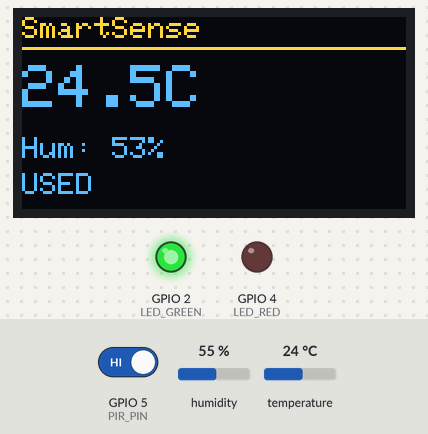
Bench run of a sketch on a simulated ESP32. Parts: 128×64 one-colour display, output pins drawn as LEDs (lit = HIGH). The test bench sets the inputs (shaded band); at power-on: temperature 24 °C, GPIO 5 (PIR_PIN) HIGH, humidity 55 %. The OLED is the two-colour kind (top 16 rows yellow); WiFi joins after 1.5 s; servers stay silent unless stated; the local clock reads 2024-03-15 10:24:30 at power-on unless the sketch sets it; no MQTT or app messages arrive unless stated; not simulated (calls return 0 or success): secrets.h; names the files do not define were given values by the test bench: SECRET_MQTT_PORT = 1883; what the sketch prints to the serial monitor is not drawn.

Above: at 2.7 s.
2.8 s: temperature set to 30 °C
At 4.8 s:
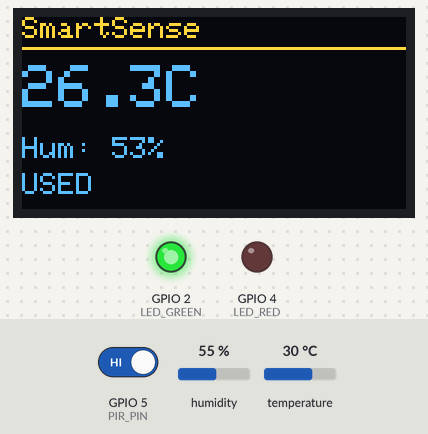
8.8 s: temperature set to 33 °C
At 13.3 s:
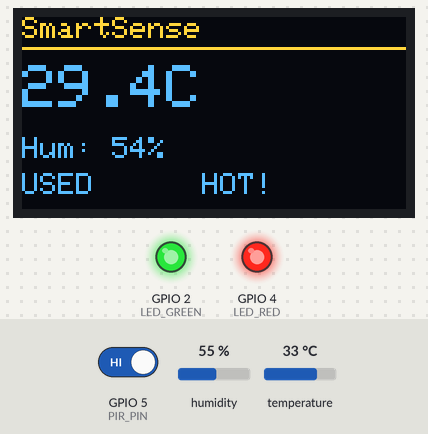
14.8 s: GPIO 5 (PIR_PIN) driven LOW
At 16.3 s:
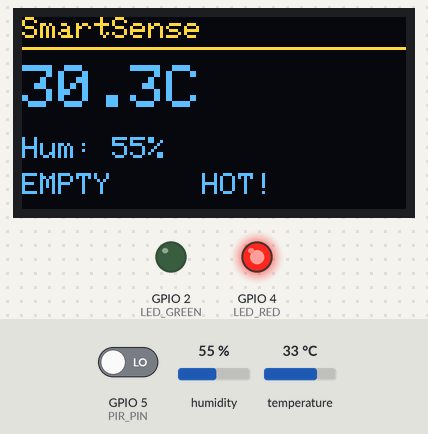
20.8 s: temperature set to 22 °C
At 26.6 s:
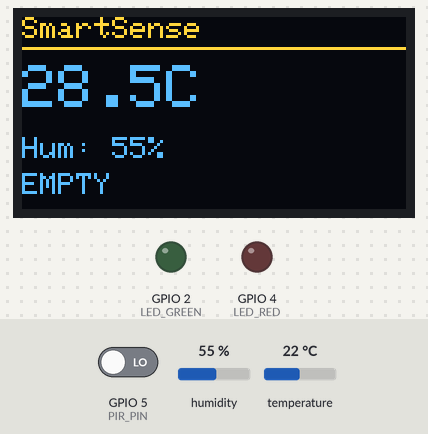
26.8 s: temperature set to 19 °C
At 29.0 s:
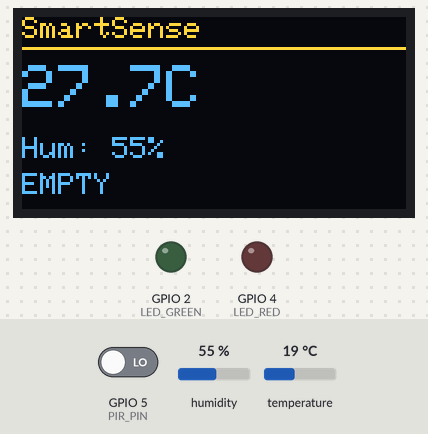
32.8 s: GPIO 5 (PIR_PIN) driven HIGH
At 35.3 s:
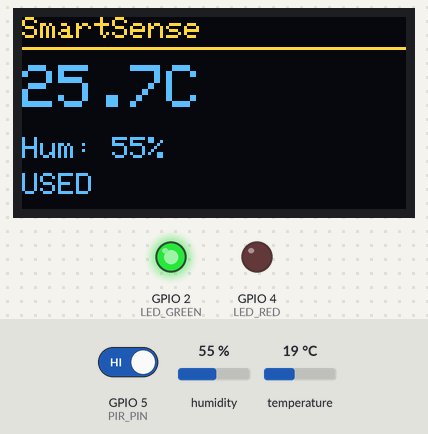
Timing chart, 0 to 36.8 s (numbered marks = the images above; inputs shaded):
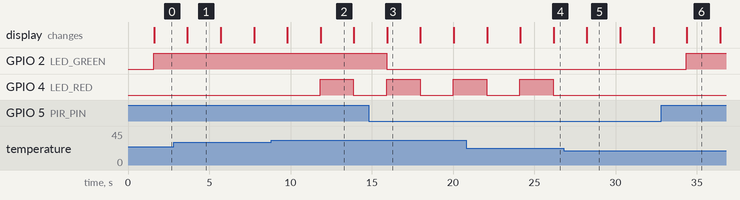

The sketch:

smartsense.ino
```cpp
#include <WiFi.h>
#include <WiFiClientSecure.h>

#define MQTT_MAX_PACKET_SIZE 512

#include <PubSubClient.h>
#include <DHT.h>
#include <Adafruit_GFX.h>
#include <Adafruit_SSD1306.h>
#include <time.h>
#include "secrets.h"

class KalmanFilter {
private:
    float q; // Process noise covariance
    float r; // Measurement noise covariance
    float x; // Estimated value
    float p; // Estimation error covariance
    float k; // Kalman gain

public:
    KalmanFilter(float process_noise, float sensor_noise, float estimated_error, float initial_value) {
        q = process_noise;
        r = sensor_noise;
        p = estimated_error;
        x = initial_value;
    }

    float update(float measurement) {
        k = p / (p + r);
        x = x + k * (measurement - x);
        p = (1.0f - k) * p + q;
        return x;
    }
};

struct TelemetryData {
    float temperature;
    float humidity;
    bool occupied;
};

QueueHandle_t telemetry_queue = NULL;
TaskHandle_t NetworkTaskHandle = NULL;
TaskHandle_t SensorTaskHandle = NULL;

/*
 * SmartSense
 *
 * DHT11  -> GPIO14
 * PIR    -> GPIO27
 *
 * GREEN  -> GPIO2
 * RED    -> GPIO4
 *
 * OLED SDA -> GPIO21
 * OLED SCL -> GPIO22
 */

#define DHT_PIN 14
#define DHT_TYPE DHT11

#define PIR_PIN 5

#define LED_GREEN 2
#define LED_RED 4

#define TEMP_ALERT_THRESHOLD 29.0

#define SCREEN_WIDTH 128
#define SCREEN_HEIGHT 64

const char* WIFI_SSID = SECRET_WIFI_SSID;
const char* WIFI_PASS = SECRET_WIFI_PASS;

const char* MQTT_HOST = SECRET_MQTT_HOST;

const uint16_t MQTT_PORT = SECRET_MQTT_PORT;

const char* MQTT_USER = SECRET_MQTT_USER;
const char* MQTT_PASS = SECRET_MQTT_PASS;

const char* TOPIC_TELEMETRY = SECRET_TOPIC_TELEMETRY;

const char* TOPIC_CMD = SECRET_TOPIC_CMD;

const char* DEVICE_ID = SECRET_DEVICE_ID;
const char* ROOM_NAME = SECRET_ROOM_NAME;

const unsigned long PUBLISH_INTERVAL_MS = 5000;

unsigned long last_publish_ms = 0;
bool red_led_state = false;

DHT dht(
    DHT_PIN,
    DHT_TYPE
);

Adafruit_SSD1306 display(
    SCREEN_WIDTH,
    SCREEN_HEIGHT,
    &Wire,
    -1
);

WiFiClientSecure secure_client;
PubSubClient mqtt_client(secure_client);

float last_temp = NAN;
float last_hum = NAN;

void connect_wifi();
void sync_time();
void connect_mqtt();

void mqtt_callback(
    char* topic,
    byte* payload,
    unsigned int length
);

void publish_telemetry();

void update_display(
    float temp,
    float hum,
    bool occupied
);

void sensor_task_fn(void* pvParameters);
void network_task_fn(void* pvParameters);
void publish_telemetry_data(TelemetryData data);

void setup() {
    Serial.begin(115200);

    pinMode(
        PIR_PIN,
        INPUT
    );

    pinMode(
        LED_GREEN,
        OUTPUT
    );

    pinMode(
        LED_RED,
        OUTPUT
    );

    digitalWrite(
        LED_GREEN,
        LOW
    );

    digitalWrite(
        LED_RED,
        LOW
    );

    dht.begin();

    if(
        !display.begin(
            SSD1306_SWITCHCAPVCC,
            0x3C
        )
    ) {
        Serial.println(
            "SSD1306 init failed"
        );

        while(true);
    }

    display.clearDisplay();
    display.setTextColor(WHITE);

    display.setTextSize(2);
    display.setCursor(0, 0);
    display.println("Smart");

    display.setCursor(0, 20);
    display.println("Sense");

    display.setTextSize(1);
    display.setCursor(0, 52);
    display.println("Booting...");

    display.display();

    WiFi.mode(WIFI_STA);

    connect_wifi();
    sync_time();

    secure_client.setInsecure();

    mqtt_client.setServer(
        MQTT_HOST,
        MQTT_PORT
    );

    mqtt_client.setCallback(
        mqtt_callback
    );

    // Create queue to hold telemetry packets (up to 5)
    telemetry_queue = xQueueCreate(5, sizeof(TelemetryData));

    // Spawn network task on Core 0 (handles Wi-Fi, MQTT loop, keepalive)
    xTaskCreatePinnedToCore(
        network_task_fn,
        "NetworkTask",
        8192,
        NULL,
        1,
        &NetworkTaskHandle,
        0
    );

    // Spawn sensor task on Core 1 (handles DHT, PIR, OLED, LEDs, Kalman Filter)
    xTaskCreatePinnedToCore(
        sensor_task_fn,
        "SensorTask",
        4096,
        NULL,
        1,
        &SensorTaskHandle,
        1
    );
}

void loop() {
    // Arduino loop task sleeps to yield Core 1 execution time
    vTaskDelay(pdMS_TO_TICKS(1000));
}

void connect_wifi() {
    Serial.print(
        "Connecting WiFi"
    );

    WiFi.begin(
        WIFI_SSID,
        WIFI_PASS
    );

    while(
        WiFi.status() != WL_CONNECTED
    ) {
        delay(500);
        Serial.print(".");
    }

    Serial.println();

    Serial.print("IP: ");
    Serial.println(
        WiFi.localIP()
    );
}

void sync_time() {
    configTime(
        0,
        0,
        "pool.ntp.org",
        "time.nist.gov"
    );

    struct tm timeinfo;

    for(
        int i = 0;
        i < 20;
        ++i
    ) {
        if(
            getLocalTime(
                &timeinfo
            )
        ) {
            Serial.println(
                "Time synced"
            );

            return;
        }

        delay(500);
    }

    Serial.println(
        "Time sync failed"
    );
}

void connect_mqtt() {
    while(
        !mqtt_client.connected()
    ) {
        String client_id =
            "esp32-";

        client_id +=
            String(
                (uint32_t)
                ESP.getEfuseMac(),
                HEX
            );

        Serial.print(
            "MQTT..."
        );

        char will_msg[128];
        snprintf(
            will_msg,
            sizeof(will_msg),
            "{\"device_id\":\"%s\",\"status\":\"offline\"}",
            DEVICE_ID
        );

        // Connect with Last Will and Testament Will parameters
        if(
            mqtt_client.connect(
                client_id.c_str(),
                MQTT_USER,
                MQTT_PASS,
                TOPIC_TELEMETRY,
                1,
                true,
                will_msg
            )
        ) {
            Serial.println(
                "connected"
            );

            mqtt_client.subscribe(
                TOPIC_CMD
            );
        }
        else {
            Serial.print(
                "failed rc="
            );

            Serial.println(
                mqtt_client.state()
            );

            // yield Core 0 while waiting
            vTaskDelay(pdMS_TO_TICKS(2000));
        }
    }
}

void mqtt_callback(
    char* topic,
    byte* payload,
    unsigned int length
) {
    String msg;

    for(
        unsigned int i = 0;
        i < length;
        ++i
    ) {
        msg +=
            (char)payload[i];
    }

    Serial.print(
        "CMD: "
    );

    Serial.println(
        msg
    );
}

void update_display(
    float temp,
    float hum,
    bool occupied
) {
    display.clearDisplay();

    display.setTextSize(1);

    display.setCursor(0, 0);
    display.println("SmartSense");

    display.drawLine(
        0,
        10,
        127,
        10,
        WHITE
    );

    display.setTextSize(2);

    display.setCursor(0, 16);
    display.print(temp, 1);
    display.print("C");

    display.setTextSize(1);

    display.setCursor(0, 40);

    display.print("Hum: ");
    display.print(hum, 0);
    display.print("%");

    display.setCursor(0, 52);

    if(occupied) {
        display.print("USED");
    }
    else {
        display.print("EMPTY");
    }

    if(
        temp >=
        TEMP_ALERT_THRESHOLD
    ) {
        display.setCursor(
            60,
            52
        );

        display.print(
            "HOT!"
        );
    }

    display.display();
}

void publish_telemetry_data(TelemetryData data) {
    int wifi_rssi = WiFi.RSSI();
    unsigned long uptime_s = millis() / 1000UL;
    time_t now_ts = time(nullptr);

    if (now_ts < 1700000000) {
        now_ts = uptime_s;
    }

    char payload[512];
    snprintf(
        payload,
        sizeof(payload),
        "{"
        "\"device_id\":\"%s\","
        "\"room\":\"%s\","
        "\"temperature\":%.1f,"
        "\"humidity\":%.1f,"
        "\"occupied\":%d,"
        "\"wifi_rssi\":%d,"
        "\"uptime\":%lu,"
        "\"temp_alert\":%s,"
        "\"ts\":%lu"
        "}",
        DEVICE_ID,
        ROOM_NAME,
        data.temperature,
        data.humidity,
        data.occupied ? 1 : 0,
        wifi_rssi,
        uptime_s,
        (data.temperature >= TEMP_ALERT_THRESHOLD) ? "true" : "false",
        (unsigned long)now_ts
    );

    Serial.println(payload);
    bool ok = mqtt_client.publish(TOPIC_TELEMETRY, payload);
    Serial.println(ok ? "Publish OK" : "Publish FAILED");
}

void sensor_task_fn(void* pvParameters) {
    // Local filter instances with appropriate noise parameters
    // Process noise q for temp is low (slow change); sensor noise r for DHT11 is high (jittery)
    KalmanFilter temp_filter(0.005f, 1.0f, 1.0f, 25.0f);
    KalmanFilter hum_filter(0.05f, 4.0f, 4.0f, 50.0f);

    while (true) {
        float raw_temp = dht.readTemperature();
        float raw_hum = dht.readHumidity();

        if (!isnan(raw_temp) && !isnan(raw_hum)) {
            last_temp = temp_filter.update(raw_temp);
            last_hum = hum_filter.update(raw_hum);
        } else {
            Serial.println("DHT failed to read");
        }

        bool occupied = digitalRead(PIR_PIN);

        // Green LED tracks occupancy
        digitalWrite(LED_GREEN, occupied);

        // Red LED alert on high temperature (toggle alert state)
        if (!isnan(last_temp)) {
            if (last_temp >= TEMP_ALERT_THRESHOLD) {
                red_led_state = !red_led_state;
                digitalWrite(LED_RED, red_led_state);
            } else {
                digitalWrite(LED_RED, LOW);
            }
        }

        // Render to SSD1306 display
        if (!isnan(last_temp) && !isnan(last_hum)) {
            update_display(last_temp, last_hum, occupied);
        }

        // Push formatted data to the network queue
        if (!isnan(last_temp) && !isnan(last_hum)) {
            TelemetryData data;
            data.temperature = last_temp;
            data.humidity = last_hum;
            data.occupied = occupied;
            xQueueSend(telemetry_queue, &data, 0); // non-blocking push
        }

        // poll sensors at 2-second intervals
        vTaskDelay(pdMS_TO_TICKS(2000));
    }
}

void network_task_fn(void* pvParameters) {
    while (true) {
        if (WiFi.status() != WL_CONNECTED) {
            connect_wifi();
        }

        if (!mqtt_client.connected()) {
            connect_mqtt();
        }

        mqtt_client.loop();

        TelemetryData data;
        // Wait up to 5 seconds for incoming telemetry packets from queue
        if (xQueueReceive(telemetry_queue, &data, pdMS_TO_TICKS(5000)) == pdPASS) {
            publish_telemetry_data(data);
        }

        vTaskDelay(pdMS_TO_TICKS(50));
    }
}
```

Measured:
- the behaviour switches between 31 and 32 °C on temperature (found by bisection; images 1 and 2)
- the behaviour switches between 21 and 20 °C on temperature (found by bisection; images 4 and 5)
- after the input at 8.8 s, GPIO 4 (LED_RED): LOW → HIGH after 3.0 s, → LOW 2.0 s later
- after the input at 14.8 s, GPIO 2 (LED_GREEN): HIGH → LOW after 1.1 s; the display: changes after 1.1 s (image 3)
- after the input at 32.8 s, GPIO 2 (LED_GREEN): LOW → HIGH after 1.6 s; the display: changes after 1.6 s (image 6)
- what the display in image 1 shows lasts 2.0 s, from 3.7 s to 5.7 s
